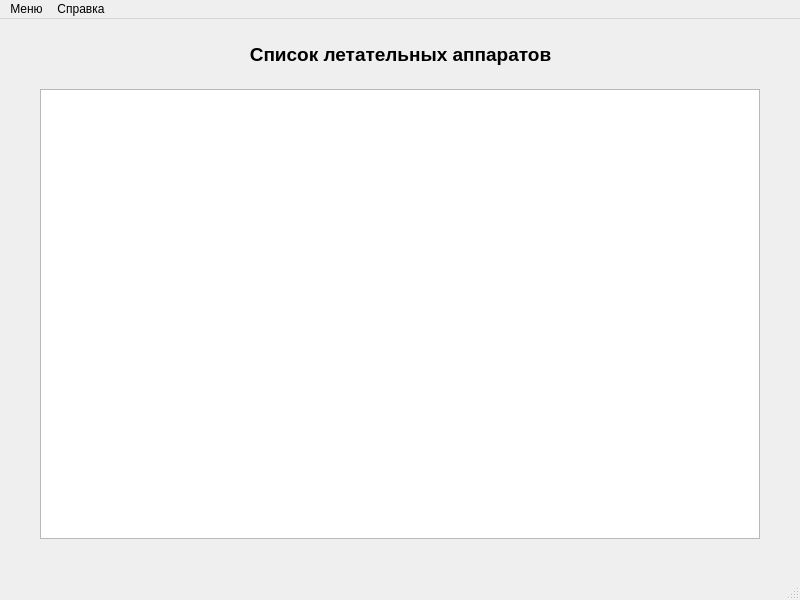
<?xml version="1.0" encoding="UTF-8"?>
<ui version="4.0">
 <class>MainWindow</class>
 <widget class="QMainWindow" name="MainWindow">
  <property name="geometry">
   <rect>
    <x>0</x>
    <y>0</y>
    <width>800</width>
    <height>600</height>
   </rect>
  </property>
  <property name="windowTitle">
   <string>MainWindow</string>
  </property>
  <widget class="QWidget" name="centralwidget">
   <widget class="QLabel" name="label">
    <property name="geometry">
     <rect>
      <x>0</x>
      <y>20</y>
      <width>801</width>
      <height>31</height>
     </rect>
    </property>
    <property name="font">
     <font>
      <pointsize>14</pointsize>
      <bold>true</bold>
     </font>
    </property>
    <property name="text">
     <string>Список летательных аппаратов</string>
    </property>
    <property name="alignment">
     <set>Qt::AlignCenter</set>
    </property>
   </widget>
   <widget class="QTableView" name="tableView">
    <property name="geometry">
     <rect>
      <x>40</x>
      <y>70</y>
      <width>720</width>
      <height>450</height>
     </rect>
    </property>
    <property name="editTriggers">
     <set>QAbstractItemView::NoEditTriggers</set>
    </property>
    <attribute name="verticalHeaderVisible">
     <bool>false</bool>
    </attribute>
   </widget>
  </widget>
  <widget class="QMenuBar" name="menubar">
   <property name="geometry">
    <rect>
     <x>0</x>
     <y>0</y>
     <width>800</width>
     <height>22</height>
    </rect>
   </property>
   <widget class="QMenu" name="menu">
    <property name="title">
     <string>Меню</string>
    </property>
    <addaction name="add_vehicle"/>
    <addaction name="refresh"/>
    <addaction name="flight"/>
    <addaction name="maintenance"/>
   </widget>
   <widget class="QMenu" name="menu_2">
    <property name="title">
     <string>Справка</string>
    </property>
    <addaction name="show_help"/>
   </widget>
   <addaction name="menu"/>
   <addaction name="menu_2"/>
  </widget>
  <widget class="QStatusBar" name="statusbar"/>
  <action name="add_vehicle">
   <property name="text">
    <string>Добавить средство</string>
   </property>
  </action>
  <action name="refresh">
   <property name="text">
    <string>Обновить таблицу</string>
   </property>
  </action>
  <action name="flight">
   <property name="text">
    <string>История вылетов</string>
   </property>
  </action>
  <action name="maintenance">
   <property name="text">
    <string>Техническое обслуживание</string>
   </property>
  </action>
  <action name="show_help">
   <property name="text">
    <string>Показать справку</string>
   </property>
  </action>
 </widget>
 <resources/>
 <connections/>
</ui>
